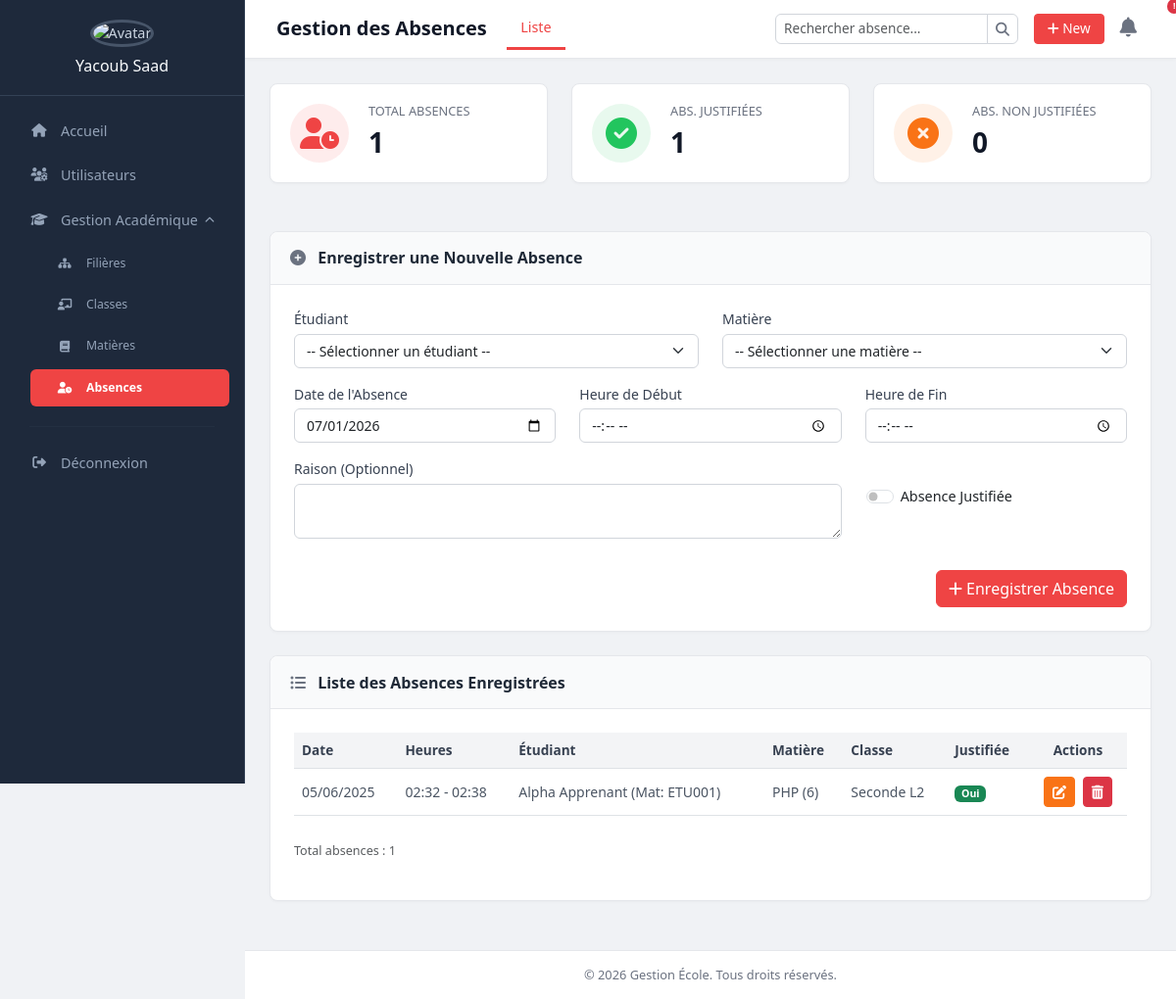
Screenshot of /dashboard/admin/gestion_absences.php with the database file from the repository.
### tables this page shows
CREATE TABLE IF NOT EXISTS `absences` (
  `id` int NOT NULL AUTO_INCREMENT,
  `id_etudiant` int DEFAULT NULL,
  `id_matiere` int DEFAULT NULL,
  `date_absence` date DEFAULT NULL,
  `heure_debut` time DEFAULT NULL,
  `heure_fin` time DEFAULT NULL,
  `raison` text,
  `est_justifie` tinyint(1) DEFAULT '0',
  PRIMARY KEY (`id`),
  KEY `id_etudiant` (`id_etudiant`),
  KEY `id_matiere` (`id_matiere`)
);

CREATE TABLE IF NOT EXISTS `matieres` (
  `id` int NOT NULL AUTO_INCREMENT,
  `nom_matiere` varchar(100) DEFAULT NULL,
  `code_matiere` varchar(20) DEFAULT NULL,
  `id_enseignant` int DEFAULT NULL,
  `id_classe` int DEFAULT NULL,
  PRIMARY KEY (`id`),
  KEY `id_enseignant` (`id_enseignant`),
  KEY `id_classe` (`id_classe`)
);

CREATE TABLE IF NOT EXISTS `classes` (
  `id` int NOT NULL AUTO_INCREMENT,
  `nom_classe` varchar(100) DEFAULT NULL,
  `niveau` varchar(50) DEFAULT NULL,
  `id_filiere` int DEFAULT NULL,
  PRIMARY KEY (`id`),
  KEY `id_filiere` (`id_filiere`)
);

### dashboard/admin/gestion_absences.php (the view, shortened to what the rows shown need)
<?php
class Database {
    private $host = 'localhost';
    private $db_name = 'gestion_school';
    private $username = 'root';
    private $password = '';
    private $conn;
    public function connect() {
        $this->conn = null;
        try {
            $this->conn = new PDO('mysql:host=' . $this->host . ';dbname=' . $this->db_name, $this->username, $this->password);
            $this->conn->setAttribute(PDO::ATTR_ERRMODE, PDO::ERRMODE_EXCEPTION);
            $this->conn->exec('SET NAMES utf8');
        } catch(PDOException $e) {
            error_log('Erreur connexion: ' . $e->getMessage());
            die('Erreur connexion DB. Message: ' . $e->getMessage());
        }
        return $this->conn;
    }
    public function prepare($sql) {
        return $this->conn->prepare($sql);
    }
    public function execute($stmt, $params = []) {
        try {
            return $stmt->execute($params);
        } catch(PDOException $e) {
            error_log('Erreur SQL: ' . $e->getMessage() . ' | Query: ' . $stmt->queryString);
            return false;
        }
    }
    public function fetchAll($stmt) {
        return $stmt->fetchAll(PDO::FETCH_ASSOC);
    }
}
$database = new Database();
$pageTitle = "Gestion des Absences";
try {
    $stmt_etu = $database->prepare("SELECT e.id, u.id as id_utilisateur, u.nom, u.prenom, e.matricule, c.nom_classe
                                   FROM utilisateurs u
                                   JOIN etudiants e ON u.id = e.id_utilisateur
                                   LEFT JOIN classes c ON e.id_classe = c.id
                                   WHERE u.role = 'etudiant'
                                   ORDER BY u.nom, u.prenom");
    $database->execute($stmt_etu);
} catch (PDOException $e) {
    $message = "Erreur récupération étudiants: " . $e->getMessage();
    $message_type = "danger";
    error_log("Erreur SQL (étudiants): " . $e->getMessage());
}
try {
    $stmt_mat = $database->prepare("SELECT m.id, m.nom_matiere, m.code_matiere, c.nom_classe
                                   FROM matieres m
                                   LEFT JOIN classes c ON m.id_classe = c.id
                                   ORDER BY m.nom_matiere");
    $database->execute($stmt_mat);
} catch (PDOException $e) {
    $message = "Erreur récupération matières: " . $e->getMessage();
    $message_type = "danger";
}
$absences_list = [];
try {
    $sql_list = "SELECT a.id, a.date_absence, a.heure_debut, a.heure_fin, a.raison, a.est_justifie,
                        CONCAT(u.prenom, ' ', u.nom) as nom_etudiant, e.matricule,
                        m.nom_matiere, m.code_matiere, c.nom_classe
                 FROM absences a
                 JOIN etudiants e ON a.id_etudiant = e.id
                 JOIN utilisateurs u ON e.id_utilisateur = u.id
                 JOIN matieres m ON a.id_matiere = m.id
                 JOIN classes c ON e.id_classe = c.id
                 ORDER BY a.date_absence DESC, a.heure_debut DESC";
    $stmt_list = $database->prepare($sql_list);
    if ($database->execute($stmt_list)) {
        $absences_list = $database->fetchAll($stmt_list);
    } else {
        $message = "Erreur récupération liste absences.";
        $message_type = "danger";
    }
} catch (PDOException $e) {
    $message = "Erreur DB: " . $e->getMessage();
    $message_type = "danger";
}
?>
<!DOCTYPE html>
<html lang="fr">
<head>
    <link href="https://cdn.jsdelivr.net/npm/bootstrap@5.3.2/dist/css/bootstrap.min.css" rel="stylesheet">
    <link rel="stylesheet" href="https://cdnjs.cloudflare.com/ajax/libs/font-awesome/6.4.0/css/all.min.css">
</head>
<body>
    <div class="main-wrapper">
        <nav class="top-navbar navbar navbar-expand-lg">
            <div class="container-fluid">
                <h1 class="page-main-title"><?php echo htmlspecialchars($pageTitle); ?></h1>
            </div>
        </nav>
        <main class="content-area">
            <div class="card card-custom">
                <div class="card-body">
                    <?php if (empty($absences_list)): ?>
                        <div class="alert alert-custom-info" role="alert">Aucune absence enregistrée.</div>
                    <?php else: ?>
                    <div class="table-responsive">
                        <table class="table table-hover">
                            <thead><tr><th>Date</th><th>Heures</th><th>Étudiant</th><th>Matière</th><th>Classe</th><th>Justifiée</th><th class="text-center">Actions</th></tr></thead>
                            <tbody>
                                <?php foreach ($absences_list as $absence): ?>
                                <tr>
                                    <td><?php echo date('d/m/Y', strtotime($absence['date_absence'])); ?></td>
                                    <td><?php echo date('H:i', strtotime($absence['heure_debut'])) . ' - ' . date('H:i', strtotime($absence['heure_fin'])); ?></td>
                                    <td><?php echo htmlspecialchars($absence['nom_etudiant'] . ' (Mat: ' . $absence['matricule'] . ')'); ?></td>
                                    <td><?php echo htmlspecialchars($absence['nom_matiere'] . ' (' . $absence['code_matiere'] . ')'); ?></td>
                                    <td><?php echo htmlspecialchars($absence['nom_classe']); ?></td>
                                    <td><span class="badge bg-<?php echo $absence['est_justifie'] ? 'success' : 'warning'; ?>"><?php echo $absence['est_justifie'] ? 'Oui' : 'Non'; ?></span></td>
                                    <td class="text-center">
                                        <a href="gestion_absences.php?edit_id=<?php echo htmlspecialchars($absence['id']); ?>" class="btn btn-sm btn-custom-edit me-1" title="Modifier"><i class="fas fa-edit"></i></a>
                                        <a href="gestion_absences.php?delete_id=<?php echo htmlspecialchars($absence['id']); ?>" class="btn btn-sm btn-danger" title="Supprimer" onclick="return confirm('Supprimer cette absence ?');"><i class="fas fa-trash-alt"></i></a>
                                    </td>
                                </tr>
                                <?php endforeach; ?>
                            </tbody>
                        </table>
                    </div>
                    <?php endif; ?>
                </div>
            </div>
        </main>
    </div>
</body>
</html>

### rows the page displays
absences: date_absence "05/06/2025", heure_debut "02:32", heure_fin "02:38", matricule "Alpha Apprenant (Mat: ETU001)", id_matiere.code_matiere "PHP (6)", classes.nom_classe "Seconde L2", est_justifie "Oui"

### other values shown
$pageTitle "Gestion des Absences"
$count_total_absences "1"
$count_justifiees "1"
$count_non_justifiees "0"
